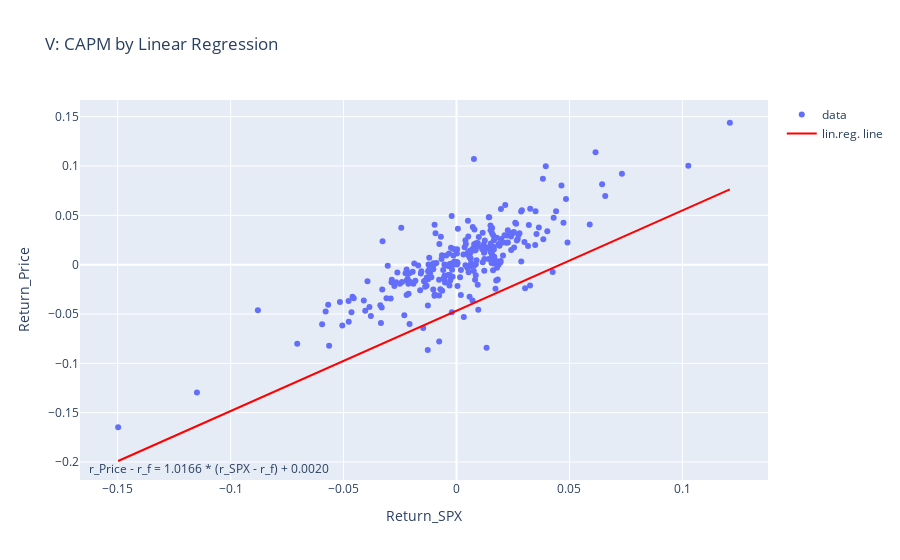

Notebook code cell kept with this figure:
### Code cell
showLinREgCAPMPlot(df_V, 'V')

### Figure 1 — Plotly figure (JSON) as saved in the notebook; plotly's stock layout.template omitted (floating-point values rounded to 4 significant figures; data arrays with more than 128 entries replaced by an {"elided": "..."} marker saying what was removed)
{"data": [{"mode": "markers", "name": "data", "type": "scatter", "x": {"elided": "278 float values"}, "y": {"elided": "278 float values"}}, {"line": {"color": "red"}, "mode": "lines", "name": "lin.reg. line", "type": "scatter", "x": {"elided": "278 float values"}, "y": {"elided": "278 float values"}}], "layout": {"annotations": [{"align": "left", "font": {"size": 12}, "showarrow": false, "text": "r_Price - r_f = 1.0166 * (r_SPX - r_f) + 0.0020", "x": 0.01, "xanchor": "left", "xref": "paper", "y": 0.03, "yanchor": "middle", "yref": "paper"}], "title": {"text": "V: CAPM by Linear Regression"}, "xaxis": {"title": {"text": "Return_SPX"}}, "yaxis": {"title": {"text": "Return_Price"}}}}
